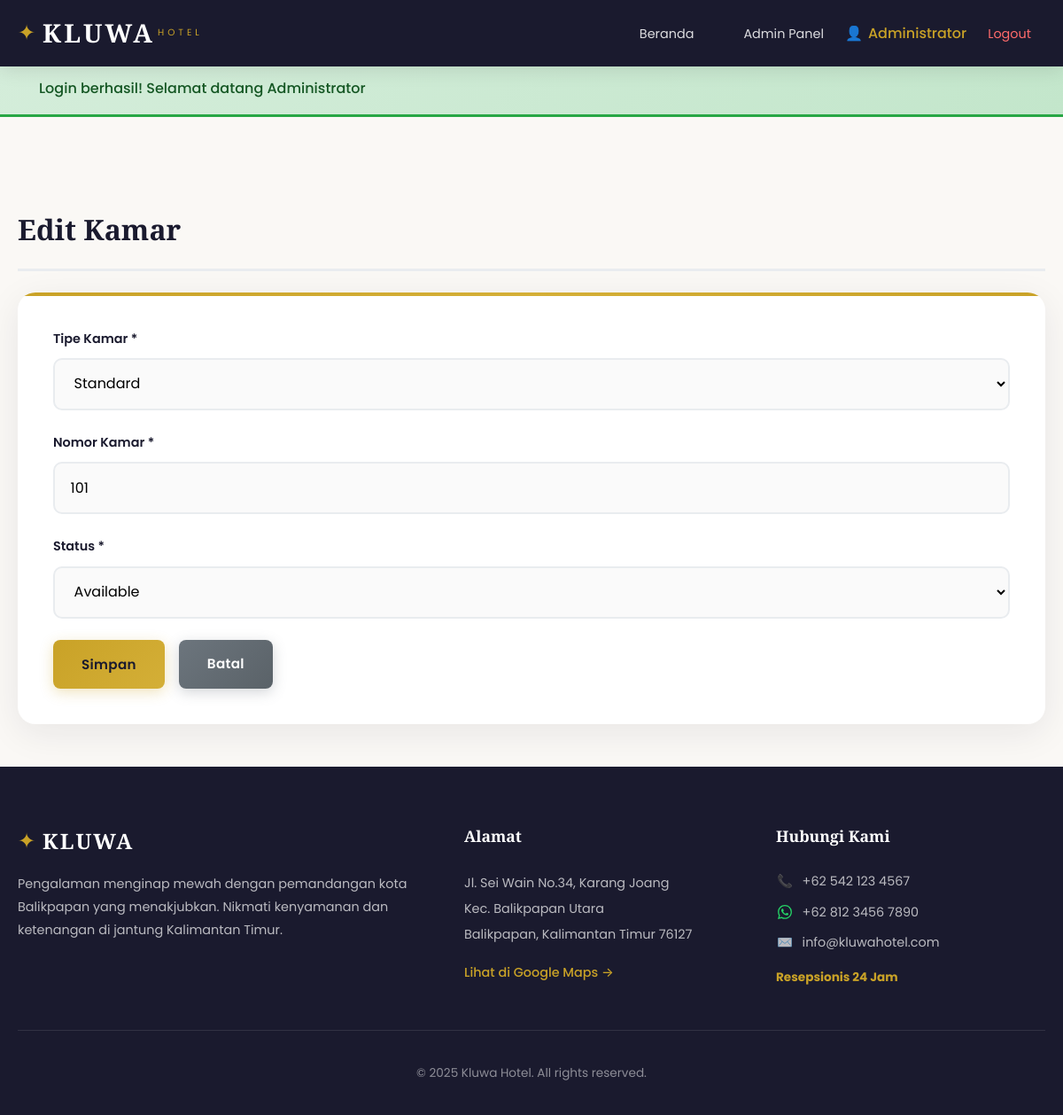
/index.php?route=admin/roomForm&id=1 (signed in), run on the app's committed database.
### tables this page shows
CREATE TABLE IF NOT EXISTS rooms (
    id INT PRIMARY KEY AUTO_INCREMENT,
    room_type_id INT NOT NULL,
    room_number VARCHAR(20) NOT NULL UNIQUE,
    status ENUM('Available', 'Maintenance') DEFAULT 'Available',
    created_at TIMESTAMP DEFAULT CURRENT_TIMESTAMP,
    FOREIGN KEY (room_type_id) REFERENCES room_types(id)
);

CREATE TABLE IF NOT EXISTS room_types (
    id INT PRIMARY KEY AUTO_INCREMENT,
    name VARCHAR(100) NOT NULL,
    price DECIMAL(12,2) NOT NULL,
    description TEXT,
    image VARCHAR(255),
    created_at TIMESTAMP DEFAULT CURRENT_TIMESTAMP
);

### controllers/BaseController.php (called while the page is built, shortened)
<?php
class BaseController {
    public function __construct() {
        $database = new Database();
        $this->db = $database->getConnection();
    }
    protected function view($viewPath, $data = []) {
        extract($data);
        include 'views/layouts/header.php';
        include "views/{$viewPath}.php";
        include 'views/layouts/footer.php';
    }
}
?>

### controllers/AdminController.php (called while the page is built, shortened)
<?php
class AdminController extends BaseController {
    private $roomTypeModel;
    private $roomModel;
    public function __construct() {
        $this->roomTypeModel = new Room_type_model($this->db);
        $this->roomModel = new Room_model($this->db);
    }
    public function roomForm() {
        $room = null;
        $isEdit = false;
        $roomTypes = $this->roomTypeModel->getAll();
        if (isset($_GET['id'])) {
            $isEdit = true;
            $room = $this->roomModel->find($_GET['id']);
        }
        $data = [
            'room' => $room,
            'isEdit' => $isEdit,
            'roomTypes' => $roomTypes
        ];
        $this->view('admin/room_form', $data);
    }
}
?>

### helpers.php (called while the page is built, shortened)
<?php
function e($value) {
    return htmlspecialchars($value, ENT_QUOTES, 'UTF-8');
}
function url($route = '', $params = []) {
    $base = dirname($_SERVER['SCRIPT_NAME']);
    if ($base === '/' || $base === '\\') $base = '';
    $url = $base . '/index.php' . ($route ? '?route=' . $route : '');
    return $url;
}
?>

### config/koneksi.php (called while the page is built)
<?php
class Database {
    private $host = "localhost";
    private $db_name = "kluwa_hotel";
    private $username = "root";
    private $password = "";
    public function getConnection() {
        try {
            $conn = new PDO(
                "mysql:host={$this->host};dbname={$this->db_name}",
                $this->username,
                $this->password,
                [PDO::ATTR_ERRMODE => PDO::ERRMODE_EXCEPTION]
            );
            $conn->exec("SET NAMES utf8");
            return $conn;
        } catch(PDOException $e) {
            die("Connection Error: " . $e->getMessage());
        }
    }
}
?>

### models/Room_type_model.php (called while the page is built, shortened)
<?php
class Room_type_model {
    protected $qb;
    public function __construct($db) {
        $this->qb = new QueryBuilder($db);
    }
    public function getAll() {
        $this->qb->table('room_types');
        return $this->qb->get();
    }
}
?>

### models/QueryBuilder.php (called while the page is built, shortened)
<?php
class QueryBuilder {
    protected $db;
    protected $table;
    protected $selects = ['*'];
    protected $joins = [];
    protected $wheres = [];
    protected $limit;
    protected $bindings = [];
    protected $binding_counter = 0;
    public function __construct(PDO $db) {
        $this->db = $db;
    }
    protected function newQuery(): self {
        $this->selects = ['*'];
        $this->joins = [];
        $this->wheres = [];
        $this->limit = null;
        $this->offset = null;
        $this->bindings = [];
        $this->binding_counter = 0;
        return $this;
    }
    public function table(string $table): self {
        $this->table = $table;
        return $this;
    }
    public function select(array $columns = ['*']): self {
        $this->selects = $columns;
        return $this;
    }
    public function join(string $table, string $first, string $operator, string $second): self {
        $this->joins[] = "JOIN $table ON $first $operator $second";
        return $this;
    }
    public function where(string $column, string $operator, $value): self {
        $placeholder = $this->addBinding($value);
        $this->wheres[] = ['type' => 'AND', 'query' => "$column $operator $placeholder"];
        return $this;
    }
    public function limit(int $count): self {
        $this->limit = $count;
        return $this;
    }
    protected function addBinding($value): string {
        $this->binding_counter++;
        $placeholder = ':b' . $this->binding_counter;
        $this->bindings[$placeholder] = $value;
        return $placeholder;
    }
    protected function compileWheres(array $wheres, bool $isGrouped = false): string {
        $sql = '';
        foreach ($wheres as $i => $where) {
            $prefix = ($i == 0 || $isGrouped && $i == 0) ? '' : $where['type'] . ' ';
            $sql .= $prefix . $where['query'] . ' ';
        }
        return trim($sql);
    }
    protected function buildSelectQuery(): string {
        $sql = "SELECT " . implode(', ', $this->selects) . " FROM " . $this->table;
        if (!empty($this->joins)) {
            $sql .= " " . implode(' ', $this->joins);
        }
        if (!empty($this->wheres)) {
            $sql .= " WHERE " . $this->compileWheres($this->wheres);
        }
        if ($this->limit !== null) {
            $sql .= " LIMIT " . $this->limit;
        }
        return $sql;
    }
    public function get(): array {
        $stmt = $this->db->prepare($this->buildSelectQuery());
        $stmt->execute($this->bindings);
        return $stmt->fetchAll(PDO::FETCH_ASSOC);
    }
    public function first(): ?array {
        $stmt = $this->db->prepare($this->buildSelectQuery());
        $stmt->execute($this->bindings);
        $result = $stmt->fetch(PDO::FETCH_ASSOC);
        return $result ?: null;
    }
}
?>

### models/Room_model.php (called while the page is built, shortened)
<?php
class Room_model {
    protected $qb;
    public function __construct($db) {
        $this->qb = new QueryBuilder($db);
    }
    public function find($id) {
        $this->qb->table('rooms');
        $this->qb->select(['rooms.*', 'room_types.name as room_type_name', 'room_types.price', 'room_types.description']);
        $this->qb->join('room_types', 'rooms.room_type_id', '=', 'room_types.id');
        $this->qb->where('rooms.id', '=', $id);
        return $this->qb->first();
    }
}
?>

### views/admin/room_form.php (the view, shortened to what this page needs)
<div class="container">
    <h2><?php echo $isEdit ? 'Edit' : 'Tambah'; ?> Kamar</h2>
    <?php
    $old = $_SESSION['old'] ?? [];
    ?>
    <div class="form-card">
        <form method="POST" action="<?php echo url('admin/saveRoom'); ?>">
            <div class="form-group">
                <label for="room_type_id">Tipe Kamar *</label>
                <select name="room_type_id" id="room_type_id" required>
                    <?php foreach ($roomTypes as $type): ?>
                        <option value="<?php echo $type['id']; ?>"
                                <?php echo ($old['room_type_id'] ?? ($room['room_type_id'] ?? '')) == $type['id'] ? 'selected' : ''; ?>>
                            <?php echo e($type['name']); ?>
                        </option>
                    <?php endforeach; ?>
                </select>
            </div>
            <div class="form-group">
                <label for="room_number">Nomor Kamar *</label>
                <input type="text" name="room_number" id="room_number"
                       value="<?php echo e($old['room_number'] ?? ($room['room_number'] ?? '')); ?>" required>
            </div>
            <div class="form-group">
                <label for="status">Status *</label>
                <select name="status" id="status" required>
                    <option value="Available"
                            <?php echo ($old['status'] ?? ($room['status'] ?? '')) == 'Available' ? 'selected' : ''; ?>>
                        Available
                    </option>
                </select>
            </div>
            <div class="form-actions">
                <button type="submit" class="btn btn-primary">Simpan</button>
                <a href="<?php echo url('admin/rooms'); ?>" class="btn btn-secondary">Batal</a>
            </div>
        </form>
    </div>
</div>

### css/style.css (style rules this page uses)
:root { --primary-color: #1a1a2e; --secondary-color: #16213e; --accent-color: #c9a227; --accent-hover: #d4af37; --text-dark: #1a1a2e; --text-light: #6c757d; --text-white: #ffffff; --bg-light: #f8f9fa; --bg-cream: #faf8f5; --border-color: #e9ecef; --shadow-sm: 0 2px 8px rgba(0,0,0,0.08); --shadow-md: 0 4px 20px rgba(0,0,0,0.1); --shadow-lg: 0 10px 40px rgba(0,0,0,0.15); --transition: all 0.3s ease; --font-heading: 'Playfair Display', Georgia, serif; --font-body: 'Poppins', -apple-system, BlinkMacSystemFont, sans-serif; }
* { margin: 0; padding: 0; box-sizing: border-box; }
html { scroll-behavior: smooth; }
body { font-family: var(--font-body); font-size: 16px; line-height: 1.7; color: var(--text-dark); background-color: var(--bg-cream); }
.container { max-width: 1200px; margin: 0 auto; padding: 0 20px; }
.container > h2 { font-family: var(--font-heading); font-size: 2rem; color: var(--primary-color); margin-bottom: 1.5rem; padding-bottom: 1rem; border-bottom: 3px solid var(--border-color); }
.btn { display: inline-flex; align-items: center; justify-content: center; gap: 0.5rem; padding: 0.9rem 2rem; font-family: var(--font-body); font-size: 0.95rem; font-weight: 600; text-decoration: none; border: none; border-radius: 8px; cursor: pointer; transition: all 0.3s cubic-bezier(0.4, 0, 0.2, 1); position: relative; overflow: hidden; letter-spacing: 0.3px; }
.btn::before { content: ''; position: absolute; top: 0; left: -100%; width: 100%; height: 100%; background: linear-gradient(90deg, transparent, rgba(255,255,255,0.2), transparent); transition: left 0.5s ease; }
.btn-primary { background: linear-gradient(135deg, var(--accent-color) 0%, var(--accent-hover) 100%); color: var(--primary-color); box-shadow: 0 4px 15px rgba(201,162,39,0.3); }
.btn-secondary { background: linear-gradient(135deg, #6c757d 0%, #5a6268 100%); color: var(--text-white); box-shadow: 0 4px 15px rgba(108,117,125,0.3); }
.main-content > .container { padding-top: 100px; padding-bottom: 3rem; }
.form-group { margin-bottom: 1.5rem; }
.form-group label { display: block; margin-bottom: 0.6rem; font-weight: 600; font-size: 0.9rem; color: var(--text-dark); }
.form-group input, .form-group select, .form-group textarea { width: 100%; padding: 0.95rem 1.1rem; border: 2px solid var(--border-color); border-radius: 10px; font-size: 1rem; font-family: var(--font-body); transition: all 0.3s ease; background: #fafafa; }
.form-group input::placeholder, .form-group textarea::placeholder { color: #adb5bd; }
.form-actions { display: flex; gap: 1rem; margin-top: 1.5rem; }
.form-card, .profile-card, .search-card, .booking-summary, .payment-container { background: var(--text-white); padding: 2.5rem; border-radius: 20px; box-shadow: 0 10px 40px rgba(26,26,46,0.08); margin-top: 1rem; position: relative; overflow: hidden; }
.form-card::before, .profile-card::before, .search-card::before { content: ''; position: absolute; top: 0; left: 0; right: 0; height: 4px; background: linear-gradient(90deg, var(--accent-color), var(--accent-hover), var(--accent-color)); }

### data on the page
rooms: room_type_id "Standard", room_number "101", status "Available"

### other printed values
$_SESSION['user_name'] "Administrator"
$flash['message'] "Login berhasil! Selamat datang Administrator"
